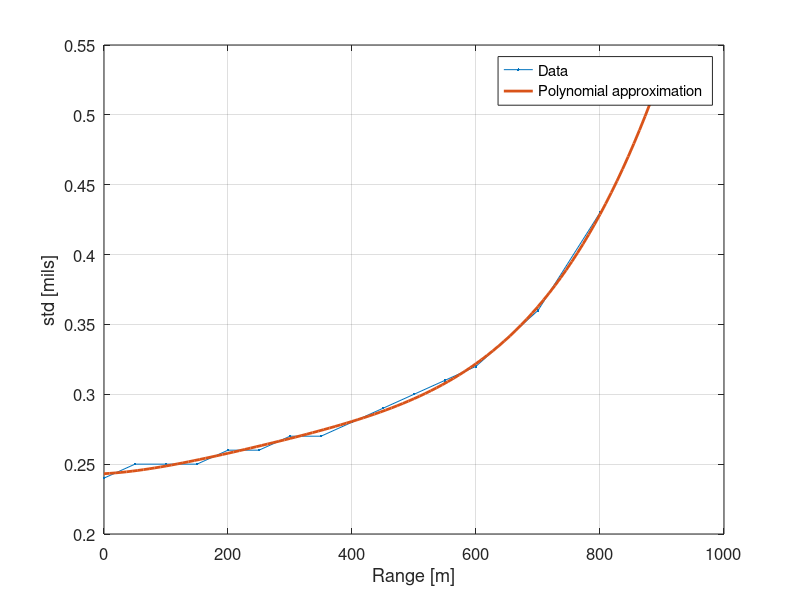
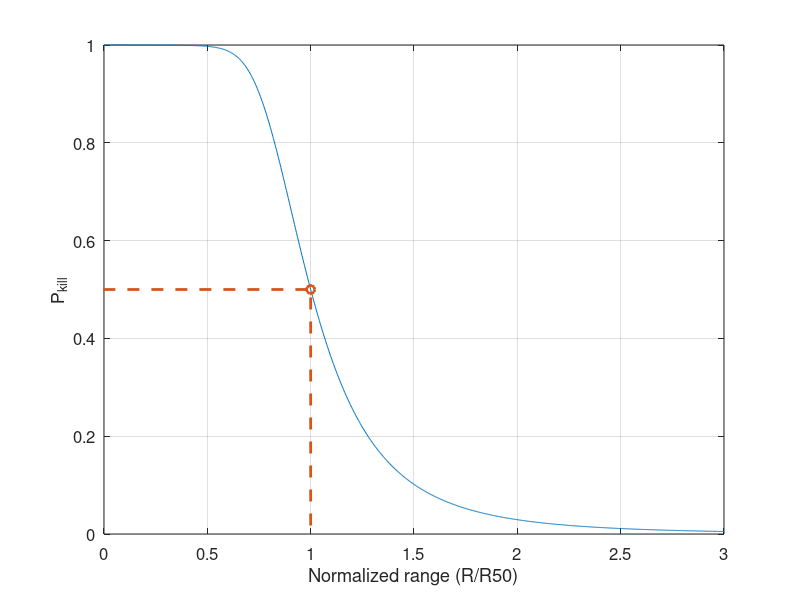

Source code (MATLAB) for these figures, in order:
clc;clear;close all

data = [
0   0.24
50  0.25
100 0.25
150 0.25
200 0.26
250 0.26
300 0.27
350 0.27
400 0.28
450 0.29
500 0.30
550 0.31
600 0.32
700 0.36
800 0.43];

n = 4;

R = data(:,1);
sig = data(:,2);
% p = polyfit(R,sig,n);
p = [9.5338e-13 -9.2819e-10 3.9214e-07 2.4187e-05 .24316];
R2 = linspace(0,900);
plot(R,sig,'.-',R2,polyval(p,R2),'linewidth',2,'markersize',24)
legend('Data','Polynomial approximation','location','best')
set(gca,'fontsize',12)
grid on
xlabel('Range [m]')
ylabel('std [mils]','fontsize',13)
saveas(gcf,'~/Documents/ERM/2Ma/thesis/images/std(range).png')

figure
R = linspace(0,3,1e3);
phit = @(r) erf(1./polyval(p,r)/sqrt(2));

% phit = @(r) 1-2*normcdf(-1./polyval(p,r));
% phit = @(r) chi2cdf(1./polyval(p,r),2);
f = @(x) phit(x) - 0.5;
R50 = fsolve(f,1000)
Ph = @(R) phit(R50*R);
% R2 = linspace(.5,3);
% p = polyfit(R,Ph(R),16);
% Ph2 = @(R) (R<.5) + polyval(p,R).*(R<3 & R>=.5);
plot(R,Ph(R),[-1,1,1],[Ph(1),Ph(1),-1],'o--','linewidth',2)
xlim([R(1) R(end)])
ylim([0 1])
set(gca,'fontsize',12)
grid on
xlabel('Normalized range (R/R50)')
ylabel('P_{kill}','fontsize',13)
saveas(gcf,'~/Documents/ERM/2Ma/thesis/images/pkill.png')

% clc;clear;close all;
% 
% R50 = 1;
% n = 7.5;
% a = 10;
% 
% r = linspace(0,2*R50)';
% 
% % sig = exp((r/R10).^4*log(.1));
% Ph = @(r) 1./(1+(r/R50).^n);
% % sig = 1-gammainc(10*r/R50,a);
% 
% % figure('windowstate','maximized')
% plot(r,Ph(r),[-1,R50,R50],[Ph(R50),Ph(R50),-1],'o--','linewidth',2)
% xlim([r(1) r(end)])
% ylim([0 1])
% set(gca,'fontsize',12)
% grid on
% xlabel('Normalized range (R/R50)')
% ylabel('P_{hit}','fontsize',13)
% saveas(gcf,'~/Documents/ERM/2Ma/thesis/images/phit.png')
